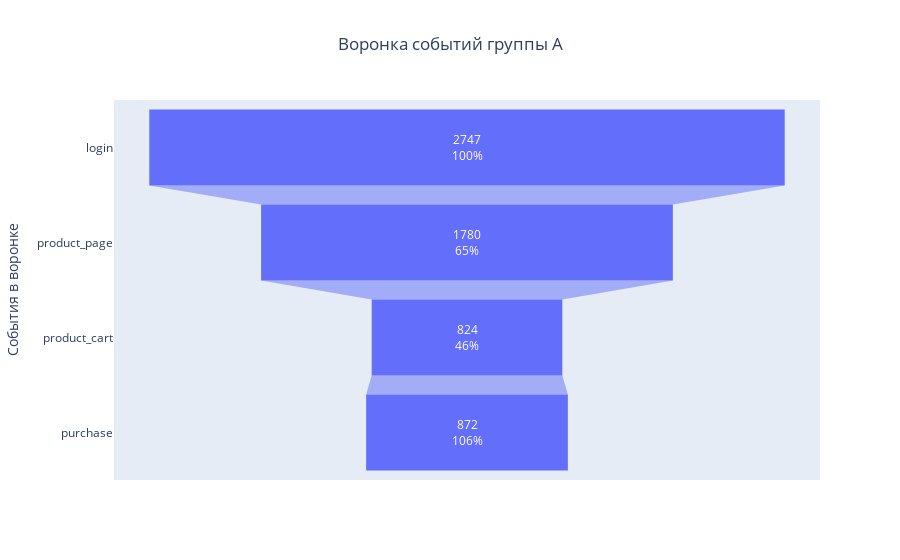

Here is the notebook cell this chart was saved with:
### Markdown cell above
### Изменение конверсии в воронке в выборках на разных этапах для группы А

### Code cell
fig = go.Figure(go.Funnel(y = ['login','product_page','product_cart','purchase'],
                          x = [2747,1780,824,872],
                          
                          textposition = 'inside',
                          textinfo = 'value + percent previous'))
fig.update_layout(title='Воронка событий группы A',yaxis_title='События в воронке', title_x = 0.5)
fig.show()

### Figure 1 — Plotly figure (JSON) as saved in the notebook; plotly's stock layout.template omitted (floating-point values rounded to 4 significant figures)
{"data": [{"textinfo": "value+percent previous", "textposition": "inside", "type": "funnel", "x": [2747, 1780, 824, 872], "y": ["login", "product_page", "product_cart", "purchase"]}], "layout": {"title": {"text": "Воронка событий группы A", "x": 0.5}, "yaxis": {"title": {"text": "События в воронке"}}}}
